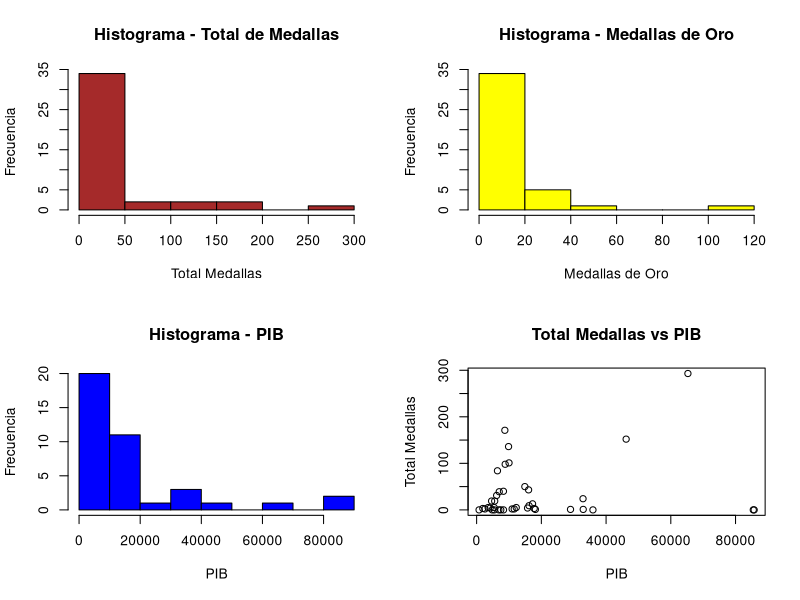

Reproduce this figure in R.
## Dependencias pertinentes
z_new.packages <- c("foreign", "dplyr")[!(c("foreign", "dplyr") %in% installed.packages()[,"Package"])]

if (length(z_new.packages)) {
  install.packages(z_new.packages)
}

require("foreign")
require("dplyr")

library("foreign")
library("dplyr")

## Data del estudio
data <- read.spss("./db/data.sav",
                  use.value.labels = TRUE,
                  to.data.frame = TRUE)

## Función auxiliar truncar
trunc <- function(x, ..., prec = 3) {
  base::trunc(x*10^prec, ...)/10^prec
}

## Media, Desviación Estándar y Varianza
# Total de Medallas
media_total_med = trunc(mean(data$Total_medallas, na.rm = TRUE))
desv_est_total_med = trunc(sd(data$Total_medallas, na.rm = TRUE))
varianza_total_med = trunc(var(data$Total_medallas, na.rm = TRUE))

# Medallas de Oro
media_med_oro = trunc(mean(data$Med_oro, na.rm = TRUE))
desv_est_med_oro = trunc(sd(data$Med_oro, na.rm = TRUE))
varianza_med_oro = trunc(var(data$Med_oro, na.rm = TRUE))

# PIB
media_PIB = trunc(mean(data$PIB, na.rm = TRUE))
desv_est_PIB = trunc(sd(data$PIB, na.rm = TRUE))
varianza_PIB = trunc(var(data$PIB, na.rm = TRUE))

## Histogramas
# Histograma del Total de Medallas
par(mfrow = c(2, 2))
hist(data$Total_medallas,
     main = "Histograma - Total de Medallas",
     xlab = "Total Medallas",
     ylab = "Frecuencia",
     col = "brown")

# Histograma de las Medallas de Oro
hist(data$Med_oro,
     main = "Histograma - Medallas de Oro",
     xlab = "Medallas de Oro",
     ylab = "Frecuencia",
     col = "yellow")

# Histograma del PIB
hist(data$PIB,
     main = "Histograma - PIB",
     xlab = "PIB",
     ylab = "Frecuencia",
     col = "blue")

## Tabla de Frecuencias
data %>%
  group_by(País, Total_medallas, Med_oro) %>%
  summarise(count=n()) %>%
  arrange(desc(Total_medallas)) %>%
  print(n = 200)

## Gráfico de puntos
plot(data$PIB,
     data$Total_medallas,
     main = "Total Medallas vs PIB",
     xlab = "PIB",
     ylab = "Total Medallas")
